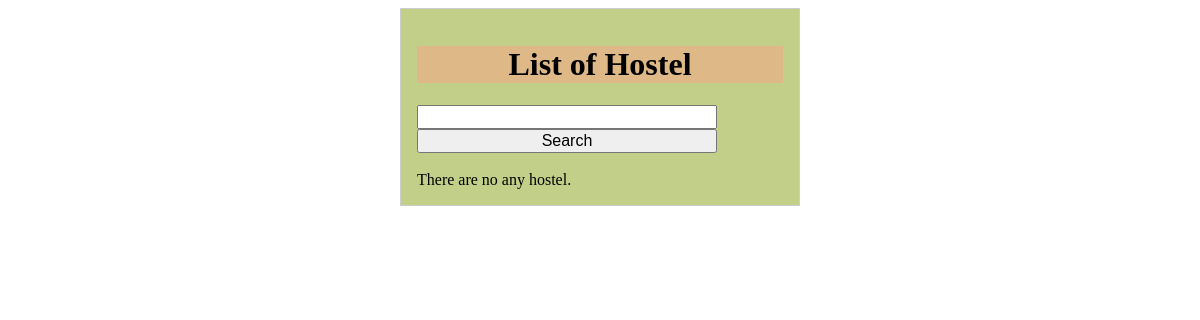
Page /hostel/ on the earlier database version.
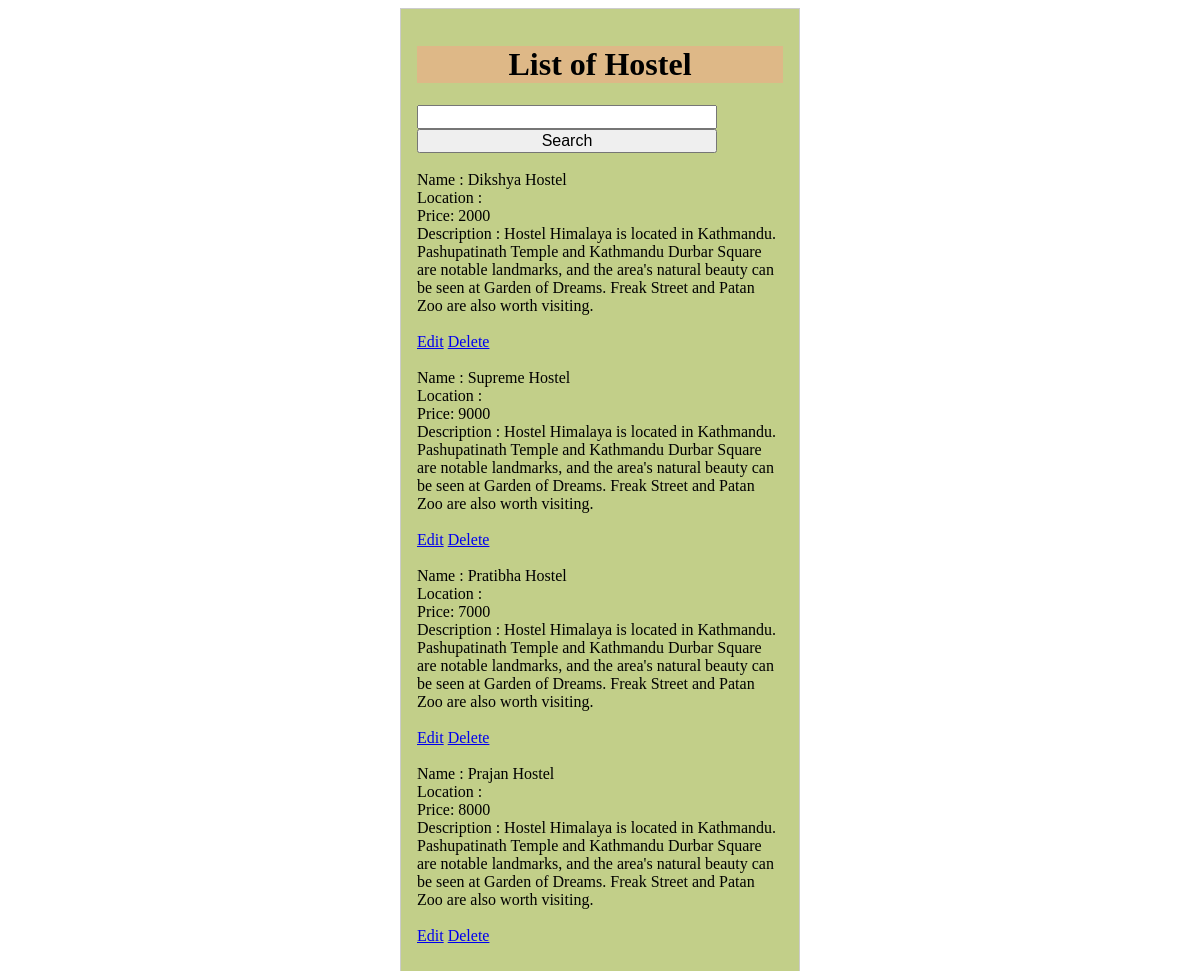
Same page on the later database version.
### Hostel/models.py (models this page shows, shortened)
class Hostel(models.Model):
    Name = models.CharField(max_length=25)
    Price = models.CharField(max_length=7)
    Description = models.TextField()
    addresses = models.ManyToManyField('Location')

### Hostel/views.py (the view)
# urls.py: path('hostel/',hostel_list),
def hostel_list(request):
    list_of_Hostels= Hostel.objects.all()
    context_variable = {
        'Hostel':list_of_Hostels
    }
    return render(request,'Hostel.html',context_variable)

### Hostel/templates/Hostel.html (shortened to what this page needs)
<!DOCTYPE html>
<html lang="en">
<head>
</head>
<body>
	<form>
    <h1>List of Hostel</h1>
    <form action="search" method="get">
      <input type="text" name="search" padding:3px>
      <input type="submit" value="Search">
      <br>
		   <br>
				{% for hostel in Hostel %}
				Name  : {{hostel.Name}} <br>
				Location : {{hostel.Location}} <br>
				Price: {{hostel.Price}}<br>
				Description : {{hostel.Description}}<br>
					 <br>
					 <a href="edit/{{hostel.id}}">Edit</a></a>
					 <a href="delete/{{hostel.id}}">Delete</a><br>
					<br>
					 {% empty %}
					 There are no any hostel.
						 {% endfor %}
            </form>
	<br>
</body>
</html>

### Hostel/templates/Hostel.html (style rules this page uses)
form { margin: 0 auto; width: 400px; padding: 1em; border: 1px solid #CCC; border-radius: 1; background-size: cover; background-color: rgb(194, 207, 137); }
input, textarea { font: 1em sans-serif; width: 300px; box-sizing: border-box; }
h1 { position:relative; background-color:burlywood; background:cover/center; text-align:center; }
* { box-sizing: border-box; }

Differences in the rows shown:
added Hostel: Name "Dikshya Hostel", Price "2000", Description "Hostel Himalaya is located in Kathmandu. Pashupatinath Temple and Kathmandu Durbar Square are notable landmarks, and the area's natural beauty can be seen at Garden of Dreams. Freak Street and Patan Zoo are also worth visiting."
added Hostel: Name "Supreme Hostel", Price "9000", Description "Hostel Himalaya is located in Kathmandu. Pashupatinath Temple and Kathmandu Durbar Square are notable landmarks, and the area's natural beauty can be seen at Garden of Dreams. Freak Street and Patan Zoo are also worth visiting."
added Hostel: Name "Pratibha Hostel", Price "7000", Description "Hostel Himalaya is located in Kathmandu. Pashupatinath Temple and Kathmandu Durbar Square are notable landmarks, and the area's natural beauty can be seen at Garden of Dreams. Freak Street and Patan Zoo are also worth visiting."
added Hostel: Name "Prajan Hostel", Price "8000", Description "Hostel Himalaya is located in Kathmandu. Pashupatinath Temple and Kathmandu Durbar Square are notable landmarks, and the area's natural beauty can be seen at Garden of Dreams. Freak Street and Patan Zoo are also worth visiting."
Other differences:
text no longer shown: "There are no any hostel."
